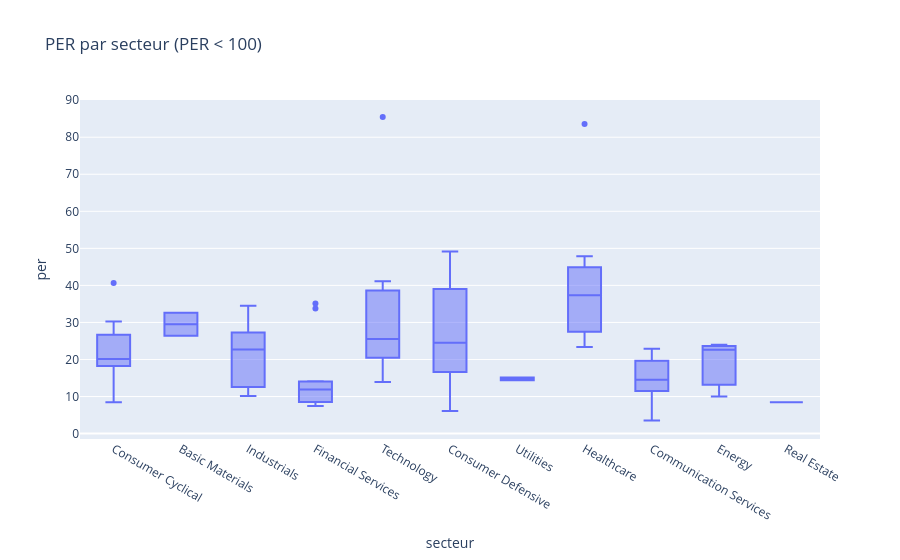
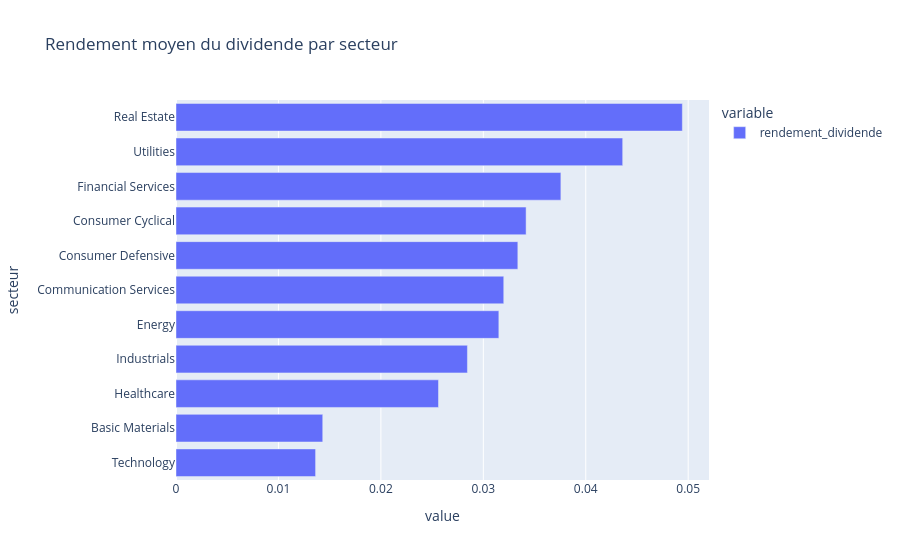

Write notebook code for charts like these, in order.
### Code cell
fig = px.box(f[f["per"] < 100], x="secteur", y="per", title="PER par secteur (PER < 100)")
fig.show()

div = f.groupby("secteur")["rendement_dividende"].mean().sort_values()
fig = px.bar(div, orientation="h", title="Rendement moyen du dividende par secteur")
fig.show()

actions.groupby(["pays", "secteur"], dropna=False).size()

### Figure 1 — Plotly figure (JSON) as saved in the notebook; plotly's stock layout.template omitted (floating-point values rounded to 4 significant figures)
{"data": [{"alignmentgroup": "True", "hovertemplate": "secteur=%{x}<br>per=%{y}<extra></extra>", "legendgroup": "", "marker": {"color": "#636efa"}, "name": "", "notched": false, "offsetgroup": "", "orientation": "v", "showlegend": false, "type": "box", "x": ["Consumer Cyclical", "Basic Materials", "Industrials", "Industrials", "Basic Materials", "Financial Services", "Financial Services", "Industrials", "Technology", "Consumer Defensive", "Financial Services", "Consumer Defensive", "Technology", "Utilities", "Healthcare", "Healthcare", "Consumer Cyclical", "Consumer Defensive", "Industrials", "Consumer Cyclical", null, "Communication Services", "Consumer Defensive", "Communication Services", "Consumer Cyclical", "Industrials", "Industrials", "Healthcare", "Industrials", "Financial Services", "Technology", "Industrials", "Industrials", "Energy", "Real Estate", "Industrials", "Industrials", "Technology", "Technology", "Communication Services", "Consumer Cyclical", "Technology", "Communication Services", "Financial Services", "Financial Services", "Financial Services", "Healthcare", "Consumer Defensive", "Consumer Defensive", "Energy", "Healthcare", "Consumer Cyclical", "Financial Services", "Energy", "Healthcare", "Healthcare", "Consumer Defensive", "Consumer Defensive", "Consumer Defensive", "Technology", "Technology", "Technology", "Technology", "Technology", "Consumer Cyclical", "Consumer Cyclical", "Communication Services", "Technology", "Technology", "Technology", "Industrials", "Industrials", "Industrials", "Industrials", "Industrials", "Industrials", "Healthcare", "Communication Services", "Communication Services", "Financial Services", "Financial Services", "Financial Services", "Utilities"], "x0": " ", "xaxis": "x", "y": [40.63, 32.59, 25.62, 26.35, 26.4, 11.51, 7.493, 12.48, 16.22, 6.067, 7.571, 21.7, 25.52, 14.37, 34.45, 30.46, 30.24, 37.09, 25.69, 17.78, 3.113, 3.564, 14.19, 15.6, 8.456, 29.61, 12.59, 24.54, 28.55, 7.465, 85.47, 10.15, 32.47, 10.03, 8.43, 19.19, 12.05, 39.49, 27.17, 14.56, 19.23, 25.6, 21.0, 13.71, 14.14, 33.76, 42.0, 44.92, 24.52, 24.0, 23.37, 23.06, 35.15, 22.6, 47.86, 83.56, 28.38, 17.39, 49.15, 41.11, 20.46, 31.26, 13.95, 21.0, 21.02, 18.7, 22.89, 38.61, 18.82, 21.91, 26.87, 17.64, 34.52, 10.95, 20.21, 22.72, 40.28, 11.46, 11.49, 11.92, 11.76, 12.7, 15.16], "y0": " ", "yaxis": "y"}], "layout": {"boxmode": "group", "legend": {"tracegroupgap": 0}, "title": {"text": "PER par secteur (PER < 100)"}, "xaxis": {"anchor": "y", "domain": [0, 1], "title": {"text": "secteur"}}, "yaxis": {"anchor": "x", "domain": [0, 1], "title": {"text": "per"}}}}

### Figure 2 — Plotly figure (JSON) as saved in the notebook; plotly's stock layout.template omitted (floating-point values rounded to 4 significant figures)
{"data": [{"hovertemplate": "variable=rendement_dividende<br>value=%{x}<br>secteur=%{y}<extra></extra>", "legendgroup": "rendement_dividende", "marker": {"color": "#636efa", "pattern": {"shape": ""}}, "name": "rendement_dividende", "orientation": "h", "showlegend": true, "textposition": "auto", "type": "bar", "x": [0.01363, 0.01432, 0.02562, 0.02845, 0.03152, 0.032, 0.03337, 0.03418, 0.03757, 0.04361, 0.04943], "xaxis": "x", "y": ["Technology", "Basic Materials", "Healthcare", "Industrials", "Energy", "Communication Services", "Consumer Defensive", "Consumer Cyclical", "Financial Services", "Utilities", "Real Estate"], "yaxis": "y"}], "layout": {"barmode": "relative", "legend": {"title": {"text": "variable"}, "tracegroupgap": 0}, "title": {"text": "Rendement moyen du dividende par secteur"}, "xaxis": {"anchor": "y", "domain": [0, 1], "title": {"text": "value"}}, "yaxis": {"anchor": "x", "domain": [0, 1], "title": {"text": "secteur"}}}}
